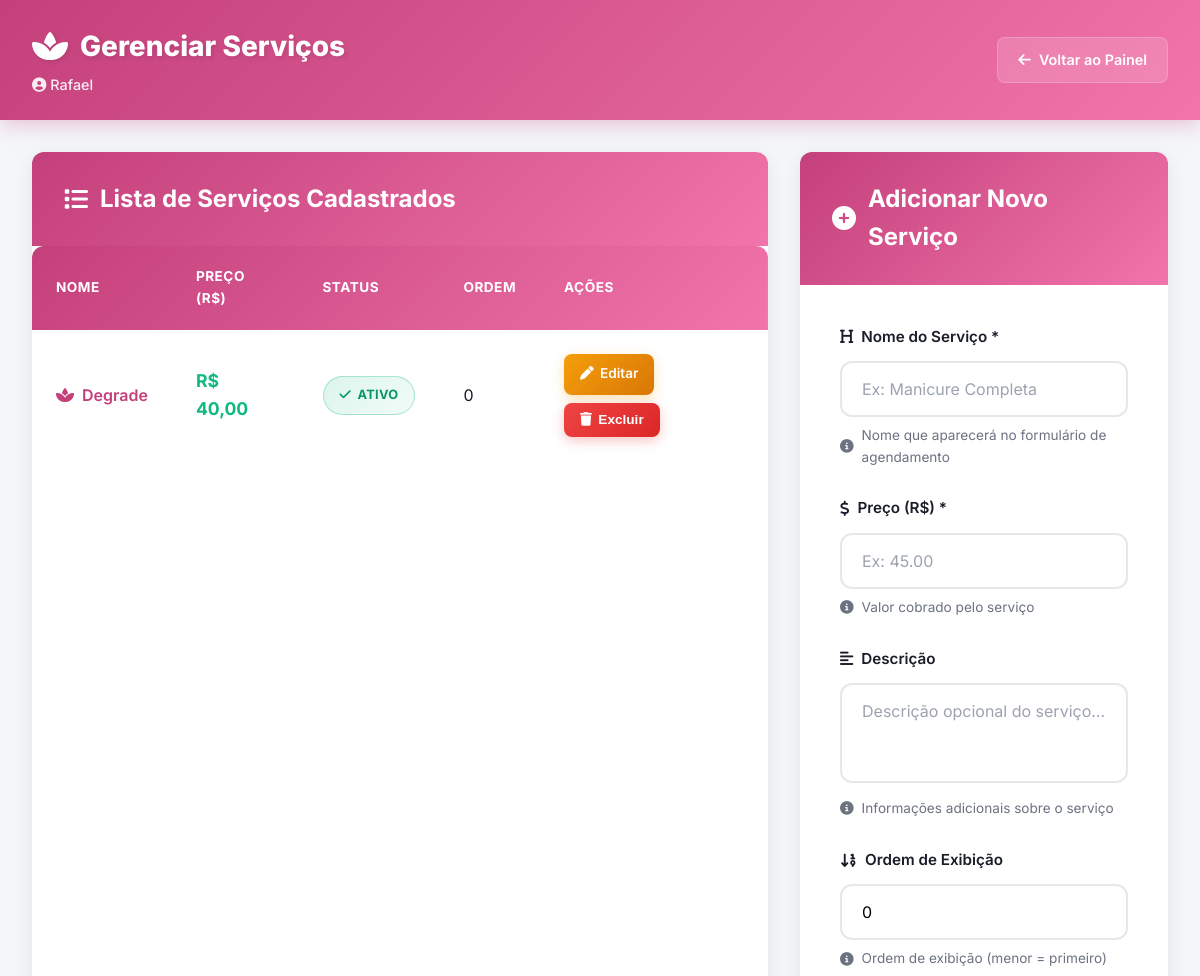
The page /pagina-admin/ (signed in, upper part) on the database as committed earlier.
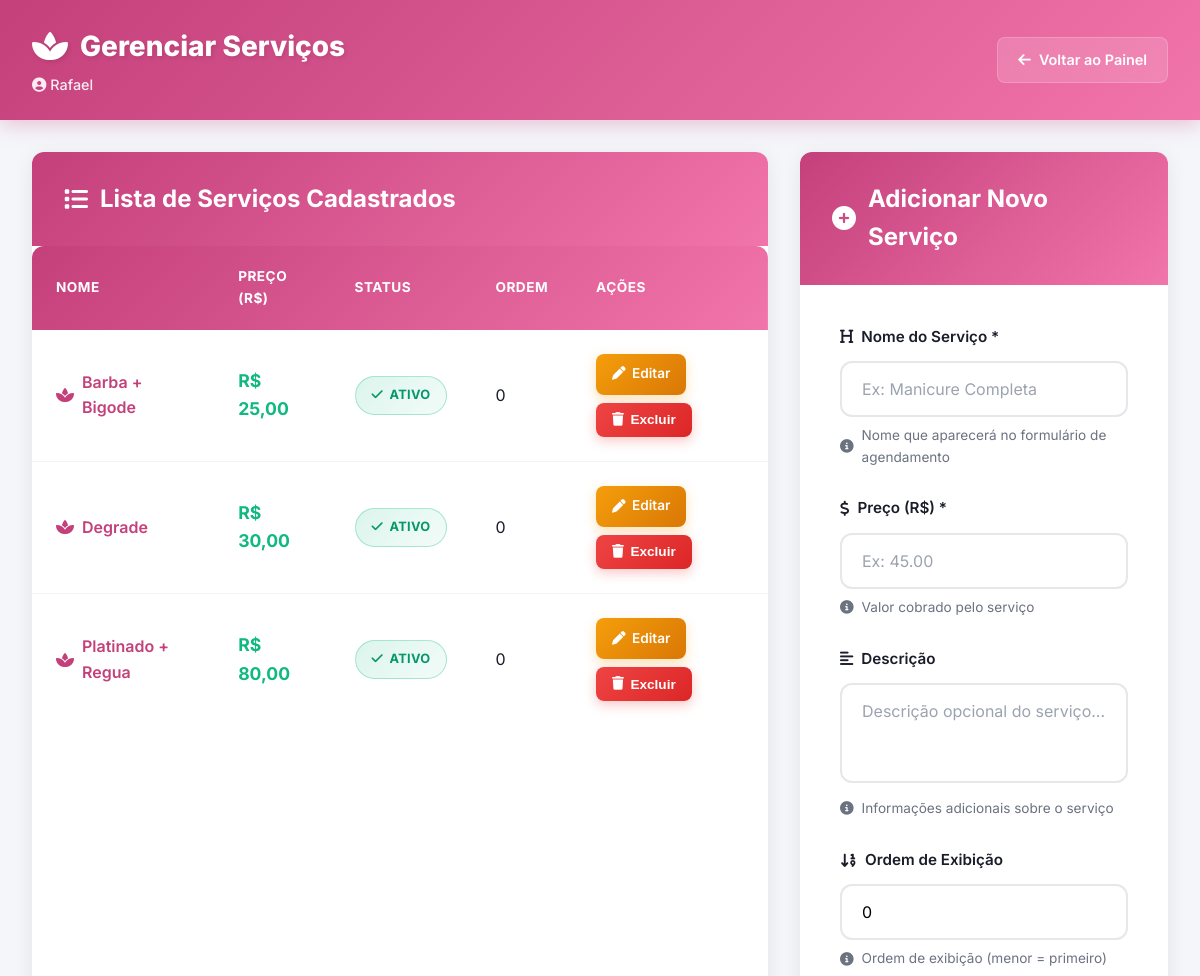
The same page on the database as committed later.
### LihStudio/models.py (models this page shows, shortened)
class Servico(models.Model):
    nome = models.CharField("Nome do Serviço", max_length=100, unique=True)
    preco = models.DecimalField("Preço (R$)", max_digits=8, decimal_places=2)
    descricao = models.TextField("Descrição", blank=True, help_text="Descrição opcional do serviço")
    ativo = models.BooleanField("Ativo", default=True, help_text="Serviços inativos não aparecem no agendamento")
    ordem = models.IntegerField("Ordem de Exibição", default=0, help_text="Ordem de exibição (menor = primeiro)")
    criado_em = models.DateTimeField(auto_now_add=True)
    atualizado_em = models.DateTimeField(auto_now=True)
    class Meta:
        ordering = ['ordem', 'nome']
        verbose_name = "Serviço"
        verbose_name_plural = "Serviços"

### LihStudio/views.py (the view)
    def _wrapped_view(request, *args, **kwargs):
        if not request.user.is_authenticated:
            messages.warning(request, 'Você precisa fazer login para acessar esta área.')
            return redirect('login')
        if not request.user.is_superuser:
            messages.error(request, 'Acesso restrito a administradores.')
            return redirect('home')
        return view_func(request, *args, **kwargs)

### LihStudio/views.py (called while the page is built)
def only_admin(view_func):
    def _wrapped_view(request, *args, **kwargs):
        if not request.user.is_authenticated:
            messages.warning(request, 'Você precisa fazer login para acessar esta área.')
            return redirect('login')
        if not request.user.is_superuser:
            messages.error(request, 'Acesso restrito a administradores.')
            return redirect('home')
        return view_func(request, *args, **kwargs)
    return _wrapped_view

@only_admin
def pagina_administrador(request):
    if request.method == 'POST':
        form = ServicoForm(request.POST)
        if form.is_valid():
            form.save()
            messages.success(request, 'Serviço salvo com sucesso!')
            return redirect('pagina_admin')
        else:
            messages.error(request, 'Erro ao salvar o serviço. Verifique os campos.')
    else:
        form = ServicoForm()
    servicos = Servico.objects.all().order_by('ordem', 'nome')
    context = {
        'servicos': servicos, # A lista de serviços para a tabela
        'form': form         # O formulário de "Adicionar Novo"
    }
    return render(request, 'LihStudio/pagina_admin.html', context)

### LihStudio/templates/LihStudio/pagina_admin.html (shortened to what the changed rows need)
{% load static %}
<!DOCTYPE html>
<html lang="pt-br">
<head>
    <link rel="stylesheet" href="https://cdnjs.cloudflare.com/ajax/libs/font-awesome/6.4.0/css/all.min.css">
</head>
<body>
    <header class="admin-header">
        <div class="header-content">
            <div class="header-left">
                <h1>
                    <i class="fas fa-spa"></i>
                    Gerenciar Serviços
                </h1>
            </div>
        </div>
    </header>
    <div class="admin-container">
        <div class="layout-grid">
            <section class="card">
                <div class="card-header">
                    <h2><i class="fas fa-list"></i> Lista de Serviços Cadastrados</h2>
                </div>
                <div class="card-body">
                    <div class="table-wrapper">
                        <table class="service-table">
                            <thead>
                                <tr>
                                    <th>Nome</th>
                                    <th>Preço (R$)</th>
                                    <th>Status</th>
                                    <th>Ordem</th>
                                    <th>Ações</th>
                                </tr>
                            </thead>
                            <tbody>
                                {% for servico in servicos %}
                                <tr>
                                    <td>
                                        <a href="{% url 'editar_servico' servico.id %}" class="service-name-link" title="Clique para editar">
                                            <i class="fas fa-spa"></i> {{ servico.nome }}
                                        </a>
                                    </td>
                                    <td><span class="price">R$ {{ servico.preco|floatformat:2 }}</span></td>
                                    <td>
                                        {% if servico.ativo %}
                                            <span class="status-badge status-active">
                                                <i class="fas fa-check"></i> Ativo
                                            </span>
                                        {% else %}
                                            <span class="status-badge status-inactive">
                                                <i class="fas fa-times"></i> Inativo
                                            </span>
                                        {% endif %}
                                    </td>
                                    <td>{{ servico.ordem }}</td>
                                    <td class="actions">
                                        <a href="{% url 'editar_servico' servico.id %}" class="action-btn btn-edit">
                                            <i class="fas fa-pen"></i> Editar
                                        </a>
                                        <form method="POST" action="{% url 'excluir_servico' servico.id %}" class="btn-delete-form">
                                            <button type="submit" class="action-btn btn-delete"
                                                    onclick="return confirm('Tem certeza que deseja excluir o serviço \'{{ servico.nome|escapejs }}\'?');">
                                                <i class="fas fa-trash"></i> Excluir
                                            </button>
                                        </form>
                                    </td>
                                </tr>
                                {% endfor %}
                            </tbody>
                        </table>
                    </div>
                </div>
            </section>
            <section class="card form-section">
                <div class="card-header">
                    <h2><i class="fas fa-plus-circle"></i> Adicionar Novo Serviço</h2>
                </div>
            </section>
        </div>
    </div>
</body>
</html>

Rows that differ between the two databases and show on the page:
added Servico: nome "Barba + Bigode", preco "25,00", ativo True (drawn), ordem "0"
changed Servico "Degrade": preco "40,00" → "30,00"
added Servico: nome "Platinado + Regua", preco "80,00", ativo True (drawn), ordem "0"
